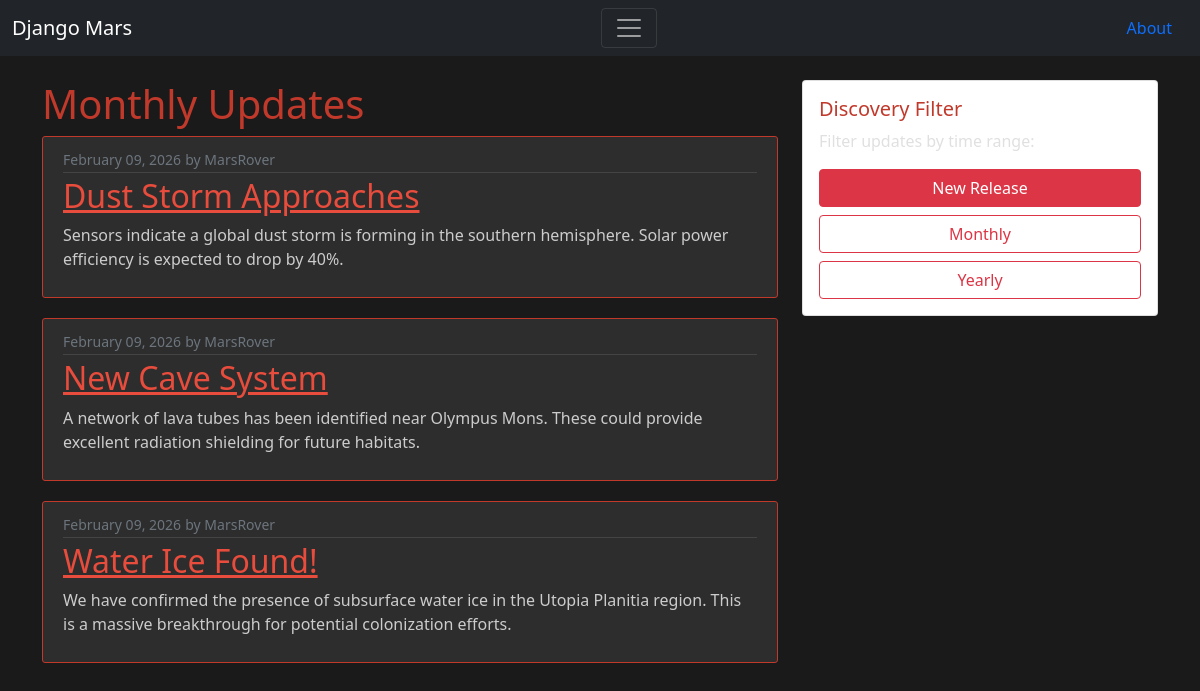
Screenshot of /mars/news/monthly with the database file from the repository.
### mars/models.py (models this page shows, shortened)
class Discovery(models.Model):
    title = models.CharField(max_length=100)
    content = models.TextField()
    date_posted = models.DateTimeField(default=timezone.now)
    author = models.ForeignKey(User, on_delete=models.CASCADE)

### mars/views.py (the view)
# urls.py: path('news/monthly', views.monthly_news, name='monthly-news'),
def monthly_news(request):
    end_date = timezone.now()
    start_date = end_date - timedelta(days=30)
    month_discoveries = Discovery.objects.filter(date_posted__range=(start_date, end_date)).order_by('-date_posted')
    return render(request, "mars/news.html", {'discoveries': month_discoveries, 'filter_title': 'Monthly Updates'})

### mars/templates/mars/news.html
{% extends "mars/base.html" %}
{% block content %}
<h1>{% if filter_title %}{{ filter_title }}{% else %}Latest Martian Discoveries{% endif %}</h1>
{% for post in discoveries %}
<article class="media content-section">
    <div class="media-body">
        <div class="article-metadata">
            <small class="text-muted">{{ post.date_posted|date:"F d, Y" }}</small>
            <small class="text-muted">by {{ post.author }}</small>
        </div>
        <h2><a class="article-title" href="#">{{ post.title }}</a></h2>
        <p class="article-content">{{ post.content }}</p>
    </div>
</article>
{% endfor %}
{% endblock content %}

### mars/static/mars/main.css (style rules this page uses)
body { background: #1a1a1a; color: #e0e0e0; margin-top: 5rem; }
h1, h2, h3, h4, h5, h6 { color: #c0392b; }
.content-section { background: #2d2d2d; padding: 10px 20px; border: 1px solid #c0392b; border-radius: 3px; margin-bottom: 20px; }
.article-title { color: #e74c3c; }
.article-content { white-space: pre-line; color: #cccccc; }
.article-metadata { padding-bottom: 1px; margin-bottom: 4px; border-bottom: 1px solid #444; }

### rows the page displays
Discovery: date_posted "February 09, 2026", author "MarsRover", title "Dust Storm Approaches", content "Sensors indicate a global dust storm is forming in the southern hemisphere. Solar power efficiency is expected to drop by 40%."
Discovery: date_posted "February 09, 2026", author "MarsRover", title "New Cave System", content "A network of lava tubes has been identified near Olympus Mons. These could provide excellent radiation shielding for future habitats."
Discovery: date_posted "February 09, 2026", author "MarsRover", title "Water Ice Found!", content "We have confirmed the presence of subsurface water ice in the Utopia Planitia region. This is a massive breakthrough for potential colonization efforts."

### other values shown
{{ filter_title }} "Monthly Updates"
